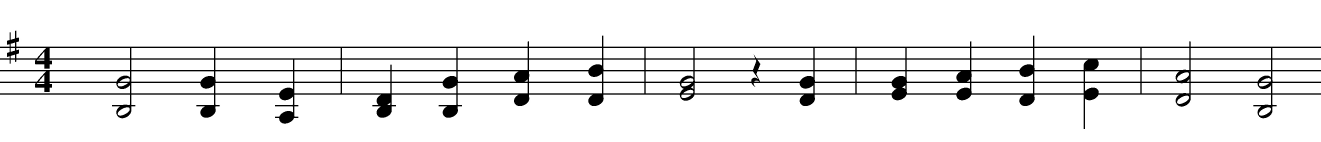
#> input picture Music Recognition/testline_cleaned.jpg, 3962 x 424 px (shown at 1/3 size)
$ python characterize_coutours.py
#> lines starting #> are read from the running program, lines starting #| are printed output that depends on the picture; after the words box and inside, x2 and y2 are one past the last pixel; in counts of white or black regions, pixels touching at a corner belong together
# -*- coding: utf-8 -*-
"""
Created on Fri Dec 23 18:39:26 2022

@author: afisher
"""

import cv2 as cv
import matplotlib.pyplot as plt
import numpy as np
import pandas as pd
import matplotlib.pyplot as plt
from utils import get_ellipse_goodness, convert_to_jpg
import pickle


# To implement
# Scale distances to staff_line_separation


jpg_file = 'testline_cleaned.jpg'

# Create grayscale and color images
_, orig = cv.threshold(cv.imread(jpg_file, 0), 127, 255, 0)
#> orig: shape (424, 3962); 92.4% white; 1 black region, box (x1, y1, x2, y2) and area: (0, 92, 3962, 387) 128202
gray = orig.copy()
filled_value = 100
mouse_clicks = pickle.load(open('saved_mouse_clicks.pkl','rb'))
#> (reads Music Recognition/saved_mouse_clicks.pkl from the repository)


# Get line_separation
is_line = (gray.sum(axis=1)/gray.shape[1]) < 127
is_line_start = np.logical_and(~is_line[:-1], is_line[1:])
line_starts = np.where(is_line_start)[0]
#> line_starts = [139, 174, 209, 244, 279]
line_sep = np.diff(line_starts).mean()
#> line_sep = 35


# Mouse callback
def select_contour(event, x, y, flags, param):
    # Return if clicked on black
    if gray[y,x]==0:
        return

    # Fill or unfill contour
    if event == cv.EVENT_LBUTTONDOWN:
        fill_value = filled_value if gray[y,x]==255 else 255
        cv.floodFill(gray, None, (x,y), fill_value)
        mouse_clicks.append([x,y])

    # Update image
    cv.imshow('image', gray)
    return


# Main loop
cv.namedWindow='image'
cv.imshow('image', gray)
cv.setMouseCallback('image', select_contour)

# Flood fill initial mouseclicks
for (x,y) in mouse_clicks:
    cv.floodFill(gray, None, (x,y), filled_value)
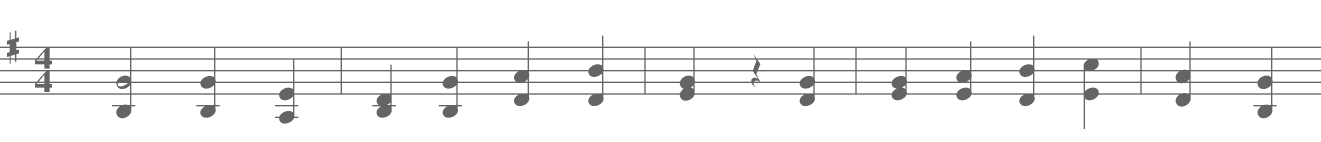
#> gray: shape (424, 3962) (shown at 1/3 size); min 0, max 255, mean 242.8


while True:
    cv.imshow('image', gray)
    k = cv.waitKey(20)
#> (key q is pressed here)
    if k==ord('q'):
        break

pickle.dump(mouse_clicks, open('saved_mouse_clicks.pkl','wb'))
cv.destroyAllWindows()


# Create table of contour data by selection state
selected_mask = np.where(gray==filled_value, 255, 0).astype('uint8')
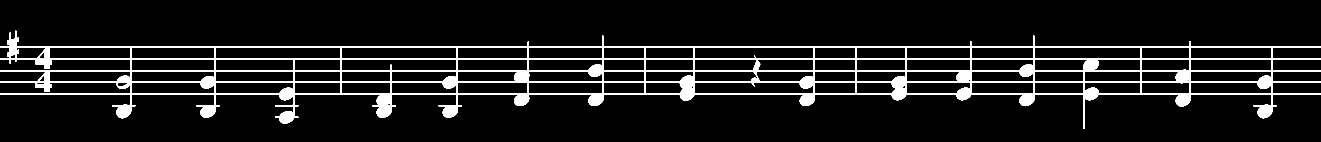
#> selected_mask: shape (424, 3962) (shown at 1/3 size); 7.9% white; 1 white region
unselected_mask = 255-gray
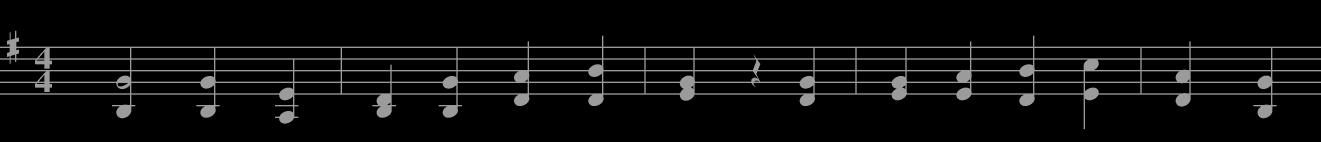
#> unselected_mask: shape (424, 3962) (shown at 1/3 size); min 0, max 255, mean 12.2

selected_contours, _ = cv.findContours(selected_mask, cv.RETR_TREE, cv.CHAIN_APPROX_SIMPLE)
#> selected_contours = 90 contours, 3 with area under 20; largest, box (x1, y1, x2, y2) and area: (0, 92, 3962, 387) 541800, (645, 143, 1023, 176) 12060, (2083, 143, 2441, 176) 11408, (1025, 143, 1370, 176) 11006, (1025, 178, 1370, 211) 10957
unselected_contours, _ = cv.findContours(unselected_mask, cv.RETR_TREE, cv.CHAIN_APPROX_SIMPLE)
#> unselected_contours has the same summary as selected_contours

def append_contour_data(contour_data, contours, is_selected=True):
#> called with is_selected = True
    for c in contours:
        # Skip if too simple
        if len(c)<5:
            continue

        # Computations
        area = cv.contourArea(c)
        x,y,w,h = cv.boundingRect(c)
        hull = cv.convexHull(c)
        hull_area = cv.contourArea(hull)
        (x,y),(MA,ma),angle = cv.fitEllipse(c)

        # Scale distances by line_sep
        area = area/line_sep**2
        hull_area = hull_area/line_sep**2
        MA = MA/line_sep
        ma = ma/line_sep
        w = w/line_sep
        h = h/line_sep

        # Ratios
        aspect_ratio = float(w)/h
        extent = float(area)/(w*h)
        solidity = float(area)/hull_area

        # Append to dataframe
        contour_data.loc[len(contour_data)] = [is_selected, x, y, area, w, h, aspect_ratio, extent, solidity, angle]
#> this loop made 90 passes
#> c on passes 3, 32, 52: [[3566, 284], [3567, 283], [3568, 284], [3567, 285]], [[3566, 214], [3567, 213], [3568, 214], [3567, 215]], [[3254, 209], [3255, 208], [3256, 209], [3255, 210]]
#> (area, w, h, hull_area, MA, ma) on pass 1: (442.3, 113.2, 8.43, 848, 7.45, 124.1)


contour_data = pd.DataFrame(columns=['state', 'x', 'y', 'area','width','height','aspectratio','extent','solidity', 'angle'])
append_contour_data(contour_data, selected_contours, is_selected=True)
append_contour_data(contour_data, unselected_contours, is_selected=False)
#> the loop in append_contour_data (call 2), `for c in contours:` made 90 passes
contour_data0 = contour_data.copy()

# Remove uninteresting contours for plotting
# contour_data = contour_data[contour_data.area<2]

# Plot results
# cmap = plt.get_cmap('RdYlGn')
# contour_data.plot.scatter('extent','angle', c=contour_data.state, cmap=cmap)


# Create model
from sklearn.svm import SVC
from sklearn.decomposition import PCA
from sklearn.discriminant_analysis import LinearDiscriminantAnalysis

y = contour_data.state.astype(int)
X = contour_data.drop(columns=['state']).values
svc = SVC(gamma='auto')
svc.fit(X, y)
y0 = y
ypred = svc.predict(X)

# [11 lines of commented-out code are left out]
contours, _ = cv.findContours(255-orig, cv.RETR_TREE, cv.CHAIN_APPROX_SIMPLE)
contour_data = pd.DataFrame(columns=['state', 'x', 'y','area','width','height','aspectratio','extent','solidity', 'angle'])
append_contour_data(contour_data, contours)
X = contour_data.drop(columns=['state']).values
contour_data.state = svc.predict(X)
gray = orig.copy()
for index, row in contour_data.iterrows():
    if row.state==1:
        cv.floodFill(gray, None, (int(row.x), int(row.y)), 0)
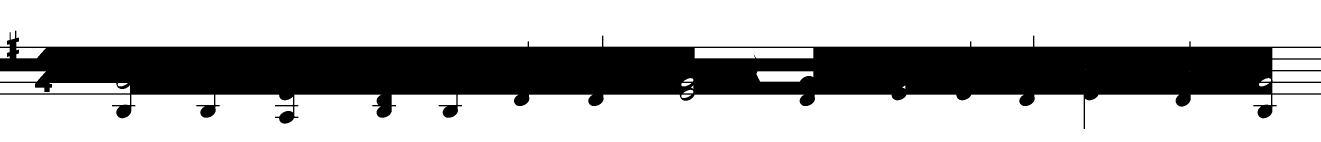
#> gray: shape (424, 3962) (shown at 1/3 size); 67.8% white; 1 black region, box (x1, y1, x2, y2) and area: (0, 92, 3962, 387) 540342

cv.imshow('image', gray)
